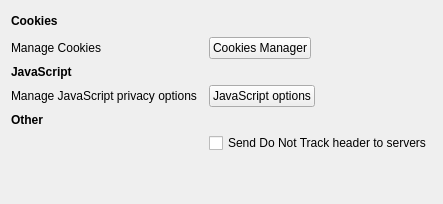
             <widget class="QWidget" name="tab_9">
              <attribute name="title">
               <string>General</string>
              </attribute>
              <layout class="QGridLayout" name="gridLayout_24">
               <item row="1" column="0">
                <widget class="QLabel" name="label_19">
                 <property name="text">
                  <string>Manage Cookies</string>
                 </property>
                </widget>
               </item>
               <item row="1" column="2">
                <widget class="QPushButton" name="cookieManagerBut">
                 <property name="sizePolicy">
                  <sizepolicy hsizetype="Fixed" vsizetype="Fixed">
                   <horstretch>0</horstretch>
                   <verstretch>0</verstretch>
                  </sizepolicy>
                 </property>
                 <property name="text">
                  <string>Cookies Manager</string>
                 </property>
                </widget>
               </item>
               <item row="0" column="2">
                <spacer name="horizontalSpacer_22">
                 <property name="orientation">
                  <enum>Qt::Orientation::Horizontal</enum>
                 </property>
                 <property name="sizeHint" stdset="0">
                  <size>
                   <width>40</width>
                   <height>20</height>
                  </size>
                 </property>
                </spacer>
               </item>
               <item row="3" column="0" colspan="3">
                <widget class="QLabel" name="label_61">
                 <property name="mouseTracking">
                  <bool>true</bool>
                 </property>
                 <property name="text">
                  <string>&lt;b&gt;JavaScript&lt;/b&gt;</string>
                 </property>
                </widget>
               </item>
               <item row="5" column="2">
                <widget class="QPushButton" name="jsOptionsButton">
                 <property name="sizePolicy">
                  <sizepolicy hsizetype="Fixed" vsizetype="Fixed">
                   <horstretch>0</horstretch>
                   <verstretch>0</verstretch>
                  </sizepolicy>
                 </property>
                 <property name="text">
                  <string>JavaScript options</string>
                 </property>
                </widget>
               </item>
               <item row="8" column="2">
                <widget class="QCheckBox" name="doNotTrack">
                 <property name="text">
                  <string>Send Do Not Track header to servers</string>
                 </property>
                </widget>
               </item>
               <item row="0" column="0">
                <widget class="QLabel" name="label_12">
                 <property name="text">
                  <string>&lt;b&gt;Cookies&lt;/b&gt;</string>
                 </property>
                </widget>
               </item>
               <item row="8" column="0">
                <spacer name="horizontalSpacer_20">
                 <property name="orientation">
                  <enum>Qt::Orientation::Horizontal</enum>
                 </property>
                 <property name="sizeType">
                  <enum>QSizePolicy::Policy::Fixed</enum>
                 </property>
                 <property name="sizeHint" stdset="0">
                  <size>
                   <width>20</width>
                   <height>20</height>
                  </size>
                 </property>
                </spacer>
               </item>
               <item row="5" column="0">
                <widget class="QLabel" name="label_25">
                 <property name="mouseTracking">
                  <bool>false</bool>
                 </property>
                 <property name="text">
                  <string>Manage JavaScript privacy options</string>
                 </property>
                </widget>
               </item>
               <item row="7" column="0">
                <widget class="QLabel" name="label_50">
                 <property name="text">
                  <string>&lt;b&gt;Other&lt;/b&gt;</string>
                 </property>
                </widget>
               </item>
               <item row="9" column="0" colspan="3">
                <spacer name="verticalSpacer_3">
                 <property name="orientation">
                  <enum>Qt::Orientation::Vertical</enum>
                 </property>
                 <property name="sizeHint" stdset="0">
                  <size>
                   <width>20</width>
                   <height>40</height>
                  </size>
                 </property>
                </spacer>
               </item>
              </layout>
             </widget>
